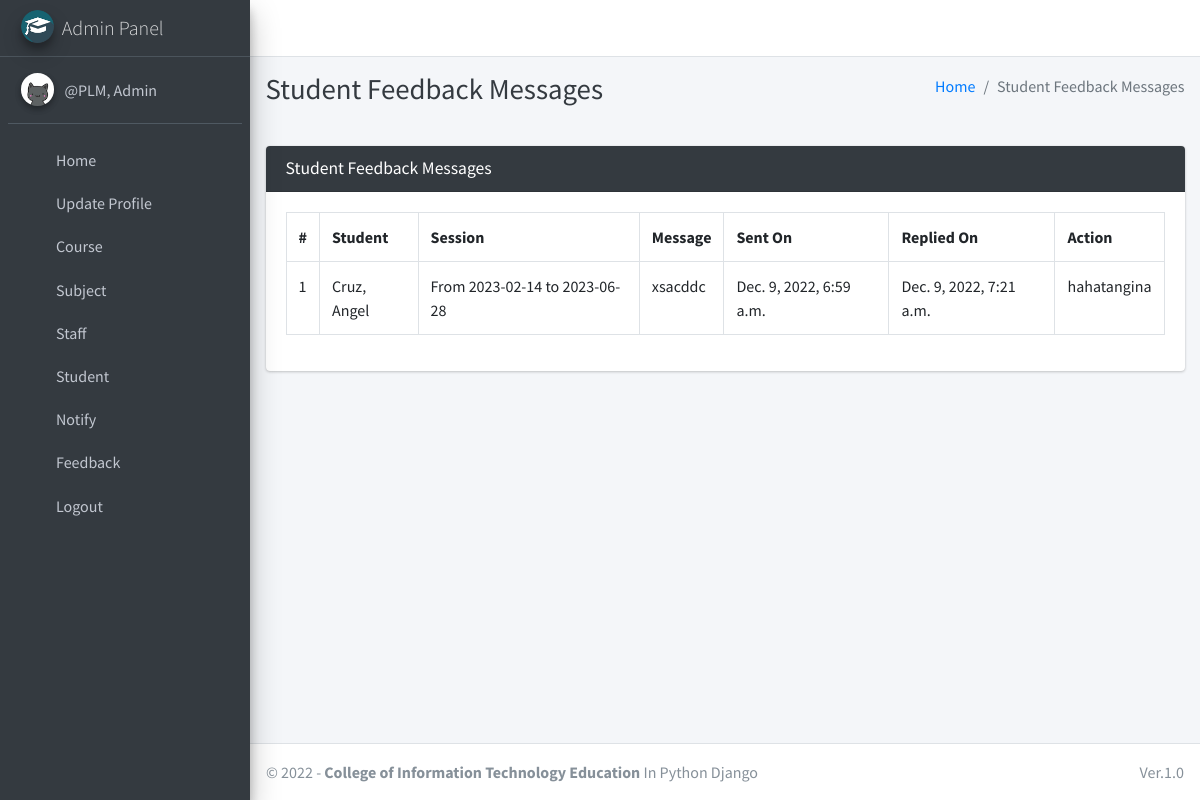
The app's page /student/view/feedback/ (signed in) with its own data.
### main_app/models.py (models this page shows)
class CustomUser(AbstractUser):
    USER_TYPE = ((1, "HOD"), (2, "Staff"), (3, "Student"))
    GENDER = [("M", "Male"), ("F", "Female")]
    username = None  # Removed username, using email instead
    email = models.EmailField(unique=True)
    user_type = models.CharField(default=1, choices=USER_TYPE, max_length=1)
    gender = models.CharField(max_length=1, choices=GENDER)
    profile_pic = models.ImageField()
    address = models.TextField()
    fcm_token = models.TextField(default="")  # For firebase notifications
    created_at = models.DateTimeField(auto_now_add=True)
    updated_at = models.DateTimeField(auto_now=True)
    USERNAME_FIELD = "email"
    REQUIRED_FIELDS = []
    objects = CustomUserManager()
    def __str__(self):
        return self.last_name + ", " + self.first_name

class FeedbackStudent(models.Model):
    student = models.ForeignKey(Student, on_delete=models.CASCADE)
    feedback = models.TextField()
    reply = models.TextField()
    created_at = models.DateTimeField(auto_now_add=True)
    updated_at = models.DateTimeField(auto_now=True)

class Student(models.Model):
    admin = models.OneToOneField(CustomUser, on_delete=models.CASCADE)
    course = models.ForeignKey(Course, on_delete=models.DO_NOTHING, null=True, blank=False)
    session = models.ForeignKey(Session, on_delete=models.DO_NOTHING, null=True)
    def __str__(self):
        return self.admin.last_name + ", " + self.admin.first_name

class Session(models.Model):
    start_year = models.DateField()
    end_year = models.DateField()
    def __str__(self):
        return "From " + str(self.start_year) + " to " + str(self.end_year)

### main_app/hod_views.py (the view, shortened to what this page needs)
# urls.py: path("student/view/feedback/", hod_views.student_feedback_message,
@csrf_exempt
def student_feedback_message(request):
    if request.method != 'POST':
        feedbacks = FeedbackStudent.objects.all()
        context = {
            'feedbacks': feedbacks,
            'page_title': 'Student Feedback Messages'
        }
        return render(request, 'hod_template/student_feedback_template.html', context)

### main_app/templates/hod_template/student_feedback_template.html (shortened to what this page needs)
{% extends 'main_app/base.html' %}
{% load static %}
{% block page_title %}{{page_title}}{% endblock page_title %}
{% block content %}
<section class="content">
    <div class="container-fluid">
        <div class="row">
            <div class="col-md-12">
                <div class="card card-dark">
                    <div class="card-header">
                        <h3 class="card-title">{{page_title}}</h3>
                    </div>
                    <div class="table card-body">
                        <table class="table table-bordered table-hover">
                            <tr>
                                <th>#</th>
                                <th>Student</th>
                                <th>Session</th>
                                <th>Message</th>
                                <th>Sent On</th>
                                <th>Replied On</th>
                                <th>Action</th>
                            </tr>
                            {% for feedback in  feedbacks %}
                              <tr>
                                  <td>{{forloop.counter}}</td>
                                  <td>{{feedback.student}}</td>
                                  <td>{{feedback.student.session}}</td>
                                  <td>{{feedback.feedback}}</td>
                                      {% if feedback.reply == "" %}
                                      <td>{{feedback.created_at}}</td>
                                      <td><span  class='badge badge-warning'>Pending Response</span></td>
                                           <td> <button data-toggle = "modal" data-target = "#reply_modal" value="{{feedback.id}}" class="btn btn-success reply_open_modal">Reply</button>
                                          {% else %}
                                          <td>{{feedback.created_at}}</td>
                                          <td>{{feedback.updated_at}}</td>
                                            <td>{{feedback.reply}}</td>
                                      {% endif %}
                              </tr>
                            {% endfor %}
                        </table>
                    </div>
                    </div>
            </div>
        </div>
    </div>
</section>
{% endblock content %}

### main_app/templates/main_app/sidebar_template.html (shortened to what this page needs)
{% load static %}
<aside class="main-sidebar sidebar-dark-info elevation-4">
    {% if request.user.user_type == '1' %}
    <a href="{% url 'admin_home' %}" class="brand-link">
        <img src="{% static 'dist/img/cmsl.png' %} " alt="AdminLTE Logo"
            class="brand-image img-circle elevation-3" >
        <span class="brand-text font-weight-light">Admin Panel</span>
    </a>
    <div class="sidebar">
        <div class="user-panel mt-3 pb-3 mb-3 d-flex">
            <div class="image">
                <img src="{{ request.user.profile_pic}}" class="img-circle elevation-2" alt="User Image">
            </div>
            <div class="info">
                <a href="#" class="d-block">{{user}}</a>
            </div>
        </div>
        <nav class="mt-2">
            <ul class="nav nav-pills nav-sidebar flex-column" data-widget="treeview" role="menu" data-accordion="false">
                <li class="nav-item">
                    {% url 'admin_home' as admin_home %}
                    <a href="{{admin_home}}" class="nav-link {% if admin_home == request.path %} active {% endif %}">
                        <i class="nav-icon fas fa-home"></i>
                        <p>
                            Home
                        </p>
                    </a>
                </li>
                <li class="nav-item">
                    {% url 'admin_view_profile' as admin_view_profile %}
                    <a href="{{admin_view_profile}}"
                        class="nav-link {% if admin_view_profile == request.path %} active {% endif %}">
                        <i class="nav-icon fas fa-address-card"></i>
                        <p>
                            Update Profile
                        </p>
                    </a>
                </li>
                <li class="nav-item has-treeview">
                    <a href="#" class="nav-link">
                        <i class="nav-icon fas fa-bookmark"></i>
                        <p>
                            Course
                            <i class="fas fa-angle-left right"></i>
                        </p>
                    </a>
                </li>
                <li class="nav-item has-treeview">
                    <a href="#" class="nav-link">
                        <i class="nav-icon fas fa-book"></i>
                        <p>
                            Subject
                            <i class="fas fa-angle-left right"></i>
                        </p>
                    </a>
                </li>
                <li class="nav-item has-treeview">
                    <a href="#" class="nav-link">
                        <i class="nav-icon fas fa-user-plus"></i>
                        <p>
                            Staff
                            <i class="fas fa-angle-left right"></i>
                        </p>
                    </a>
                </li>
                <li class="nav-item has-treeview">
                    <a href="#" class="nav-link">
                        <i class="nav-icon fas fa-user-plus"></i>
                        <p>
                            Student
                            <i class="fas fa-angle-left right"></i>
                        </p>
                    </a>
                        </li>
                 <li class="nav-item has-treeview">
                    <a href="#" class="nav-link">
                        <i class="nav-icon fas fa-bullhorn"></i>
                        <p>
                            Notify
                            <i class="fas fa-angle-left right"></i>
                        </p>
                    </a>
                </li>
                <li class="nav-item has-treeview">
                    <a href="#" class="nav-link">
                        <i class="nav-icon fas fa-comment-alt"></i>
                        <p>
                            Feedback
                            <i class="fas fa-angle-left right"></i>
                        </p>
                    </a>
                </li>
                                        {% endif %}
                                        <li class="nav-item">
                                            <a href="{% url 'user_logout' %}"
                                                onclick="return confirm('Your session would be terminated.\n\nProceed?')"
                                                class="nav-link">
                                                <i class="nav-icon fas fa-power-off"></i>
                                                <p>
                                                    Logout
                                                </p>
                                            </a>
                                        </li>
                                    </ul>
                                </nav>
                            </div>
</aside>

### records on screen
CustomUser: user.profile_pic (picture), last_name+first_name "@PLM, Admin"
FeedbackStudent: student "Cruz, Angel", student.session "From 2023-02-14 to 2023-06-28", feedback "xsacddc", created_at "Dec. 9, 2022, 6:59 a.m.", updated_at "Dec. 9, 2022, 7:21 a.m.", reply "hahatangina"

### other values on screen
{{ page_title }} "Student Feedback Messages"
